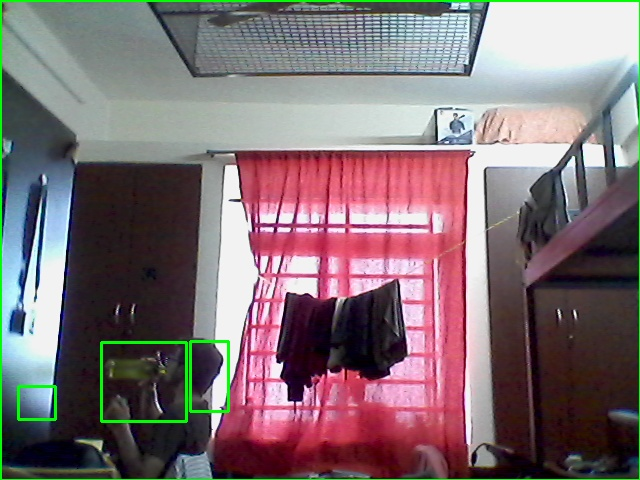
#> input picture motion_snapshot_2023-07-15 17_13_21_1.jpg, 640 x 480 px, given in place of the camera
$ python sample2.py
#> lines starting #> are read from the running program, lines starting #| are printed output that depends on the picture
import cv2
import time

# Initialize the video capture
video_capture = cv2.VideoCapture(0)

# Initialize the motion detection variables
motion_detected = False
snapshot_taken = False

while True:
    # Read the current frame from the video feed
    ret, frame = video_capture.read()
#> frame is the input picture: shape (480, 640, 3); mean B, G, R 116, 111.7, 127.4

    # Convert the frame to grayscale for motion detection
    gray_frame = cv2.cvtColor(frame, cv2.COLOR_BGR2GRAY)
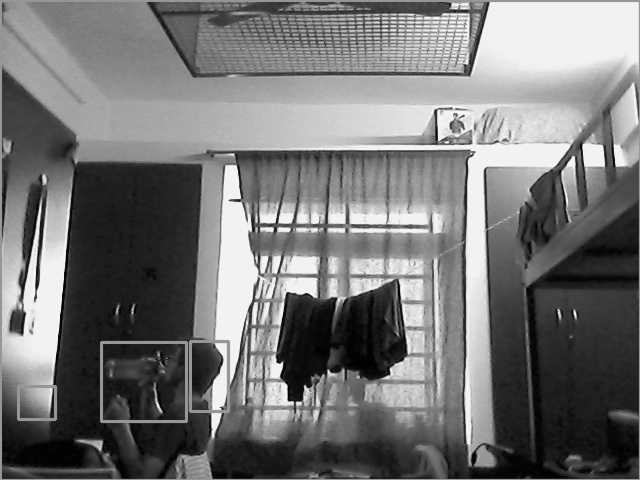
#> gray_frame: shape (480, 640); min 0, max 250, mean 116.9
    gray_frame = cv2.GaussianBlur(gray_frame, (21, 21), 0)
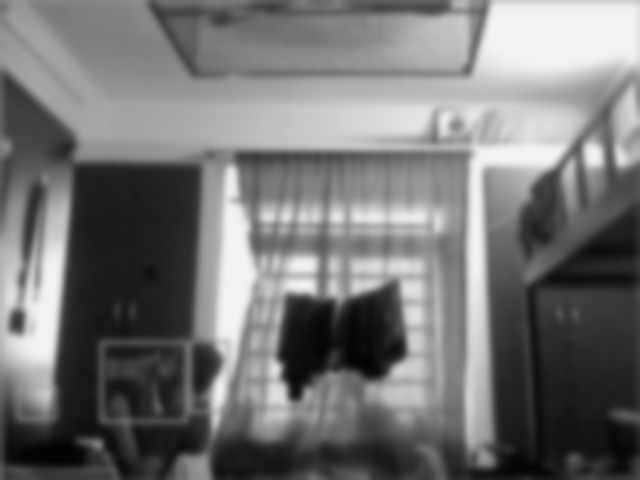
#> gray_frame: shape (480, 640); min 2, max 242, mean 116.7

    # If it's the first frame, initialize the background model
    if not motion_detected:
        background_model = gray_frame
        motion_detected = True
        continue

    # Calculate the absolute difference between the current frame and the background model
    frame_delta = cv2.absdiff(background_model, gray_frame)
    thresh = cv2.threshold(frame_delta, 30, 255, cv2.THRESH_BINARY)[1]
    thresh = cv2.dilate(thresh, None, iterations=2)

    # Find contours of the thresholded image
    contours, _ = cv2.findContours(thresh.copy(), cv2.RETR_EXTERNAL, cv2.CHAIN_APPROX_SIMPLE)

    # Check if motion is detected
    motion_detected = False
    for contour in contours:
        if cv2.contourArea(contour) > 500:
            (x, y, w, h) = cv2.boundingRect(contour)
            cv2.rectangle(frame, (x, y), (x + w, y + h), (0, 255, 0), 2)
            motion_detected = True

    # Take a snapshot if motion is detected and a snapshot hasn't been taken yet
    if motion_detected and not snapshot_taken:
        snapshot_taken = True
        current_time = time.strftime('%Y-%m-%d %H:%M:%S')
        cv2.imwrite(f'motion_snapshot_{current_time}.jpg', frame)
        print(f'Snapshot taken at {current_time}')

    # Display the resulting frame
    cv2.imshow("Motion Detection", frame)

    # Break the loop if 'q' is pressed
    if cv2.waitKey(1) & 0xFF == ord('q'):
        break

# Release the video capture and close all windows
video_capture.release()

$ run again, on motion_snapshot_2023-07-15 17_13_27_2.jpg
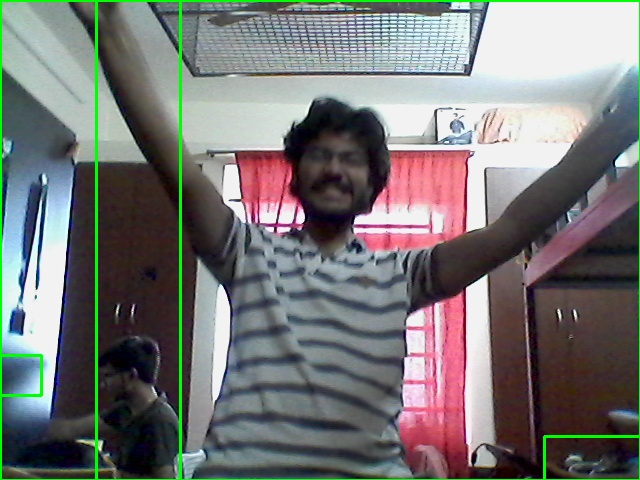
#> input picture motion_snapshot_2023-07-15 17_13_27_2.jpg, 640 x 480 px, given in place of the camera
#> frame is the input picture: shape (480, 640, 3); mean B, G, R 117.5, 118.5, 118.2
#> `gray_frame = cv2.cvtColor(frame, cv2.COLOR_BGR2GRAY)`:
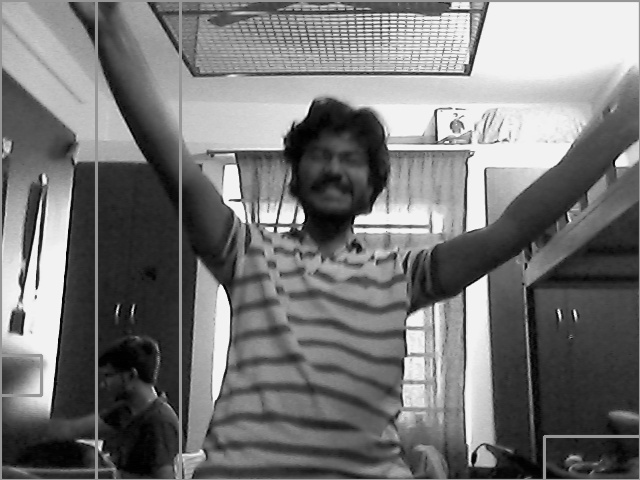
#> gray_frame: shape (480, 640); min 0, max 249, mean 118.3
#> `gray_frame = cv2.GaussianBlur(gray_frame, (21, 21), 0)`:
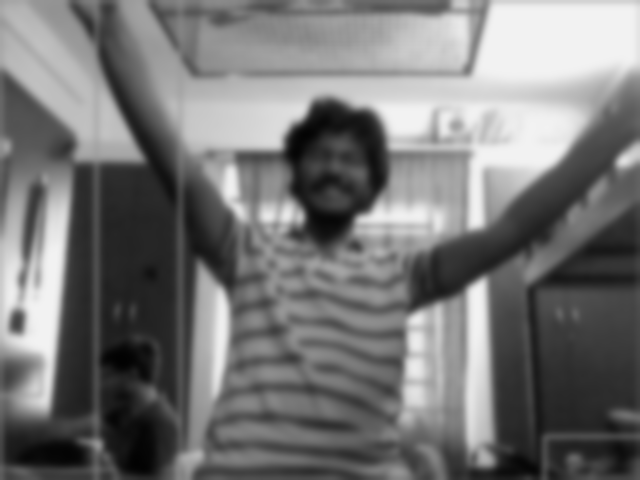
#> gray_frame: shape (480, 640); min 2, max 242, mean 118.2
